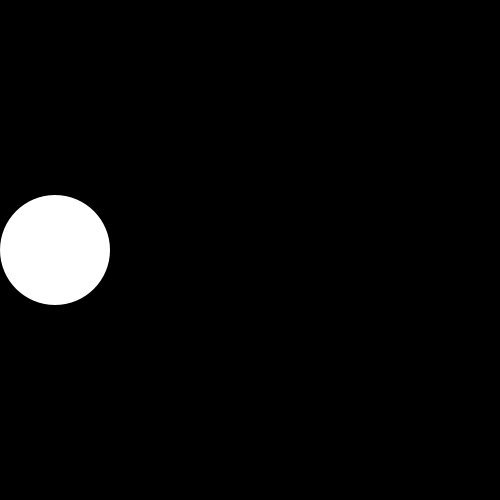
Frame 1 (no input)
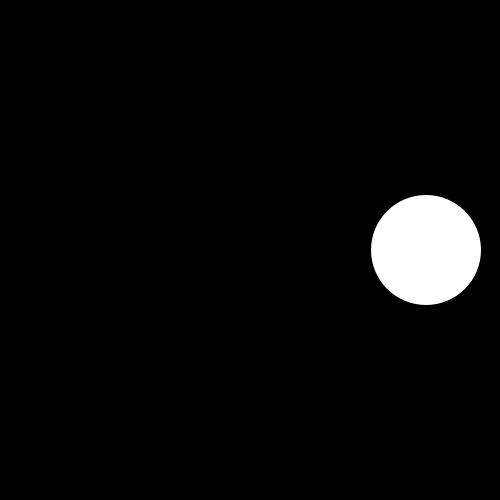
Frame 60 (the mouse pressed at the canvas centre just before this capture)
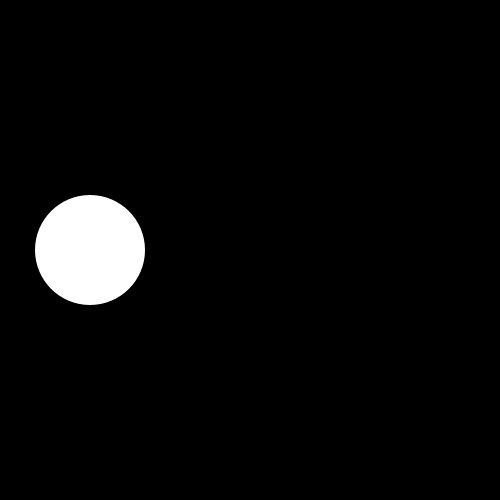
Frame 120 (the mouse held since frame 60 and released just before this capture)

The Processing sketch that drew these frames (run headless with seeded random() and noise(); from frame 60 on, the mouse is pressed at the canvas centre):

// Processing sketch: code_07_04
// ── code_07_04.pde
float x = 55.0;
float velocidad = 7.0;
float radio = 55.0;
int direction = 1;

void setup() {
  size(500, 500);
  noStroke();
  ellipseMode(RADIUS);
}

void draw() {
  background(0);
  ellipse(x, height/2, radio, radio);
  x += velocidad * direction;
  if ((x > width - radio) || (x < radio)){
    direction = -direction;
  }
}
